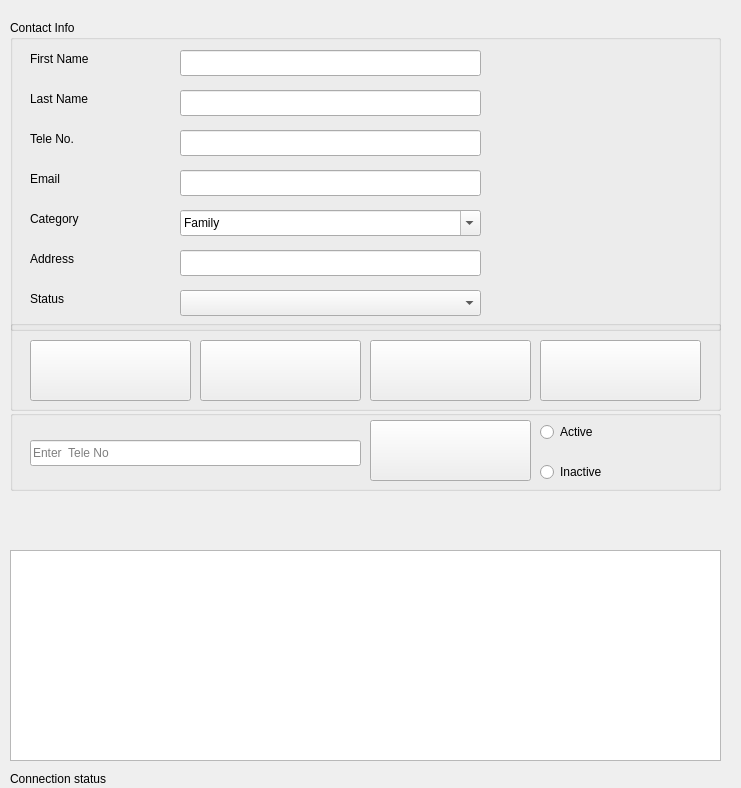
<?xml version="1.0" encoding="UTF-8"?>
<ui version="4.0">
 <class>ContactInfo</class>
 <widget class="QDialog" name="ContactInfo">
  <property name="geometry">
   <rect>
    <x>0</x>
    <y>0</y>
    <width>741</width>
    <height>788</height>
   </rect>
  </property>
  <property name="minimumSize">
   <size>
    <width>741</width>
    <height>788</height>
   </size>
  </property>
  <property name="maximumSize">
   <size>
    <width>741</width>
    <height>788</height>
   </size>
  </property>
  <property name="windowTitle">
   <string>Contact Management System</string>
  </property>
  <property name="styleSheet">
   <string notr="true">border-left-color: rgb(164, 0, 0);</string>
  </property>
  <widget class="QGroupBox" name="groupBox">
   <property name="geometry">
    <rect>
     <x>10</x>
     <y>20</y>
     <width>711</width>
     <height>311</height>
    </rect>
   </property>
   <property name="title">
    <string>Contact Info</string>
   </property>
   <widget class="QLineEdit" name="txt_Address">
    <property name="geometry">
     <rect>
      <x>170</x>
      <y>230</y>
      <width>301</width>
      <height>26</height>
     </rect>
    </property>
   </widget>
   <widget class="QLabel" name="lbl_FName">
    <property name="geometry">
     <rect>
      <x>20</x>
      <y>30</y>
      <width>121</width>
      <height>18</height>
     </rect>
    </property>
    <property name="text">
     <string>First Name</string>
    </property>
   </widget>
   <widget class="QLabel" name="lbl_TeleNo">
    <property name="geometry">
     <rect>
      <x>20</x>
      <y>110</y>
      <width>121</width>
      <height>18</height>
     </rect>
    </property>
    <property name="text">
     <string>Tele No.</string>
    </property>
   </widget>
   <widget class="QLabel" name="lbl_LName">
    <property name="geometry">
     <rect>
      <x>20</x>
      <y>70</y>
      <width>131</width>
      <height>18</height>
     </rect>
    </property>
    <property name="text">
     <string>Last Name</string>
    </property>
   </widget>
   <widget class="QLineEdit" name="txt_FName">
    <property name="geometry">
     <rect>
      <x>170</x>
      <y>30</y>
      <width>301</width>
      <height>26</height>
     </rect>
    </property>
   </widget>
   <widget class="QLabel" name="lbl_Group">
    <property name="geometry">
     <rect>
      <x>20</x>
      <y>190</y>
      <width>111</width>
      <height>18</height>
     </rect>
    </property>
    <property name="text">
     <string>Category</string>
    </property>
   </widget>
   <widget class="QLabel" name="lbl_Address">
    <property name="geometry">
     <rect>
      <x>20</x>
      <y>230</y>
      <width>71</width>
      <height>18</height>
     </rect>
    </property>
    <property name="text">
     <string>Address</string>
    </property>
   </widget>
   <widget class="QLabel" name="lbl_Email">
    <property name="geometry">
     <rect>
      <x>20</x>
      <y>150</y>
      <width>121</width>
      <height>18</height>
     </rect>
    </property>
    <property name="text">
     <string>Email</string>
    </property>
   </widget>
   <widget class="QLineEdit" name="txt_Email">
    <property name="geometry">
     <rect>
      <x>170</x>
      <y>150</y>
      <width>301</width>
      <height>26</height>
     </rect>
    </property>
   </widget>
   <widget class="QLabel" name="label_6">
    <property name="geometry">
     <rect>
      <x>20</x>
      <y>270</y>
      <width>121</width>
      <height>18</height>
     </rect>
    </property>
    <property name="text">
     <string>Status</string>
    </property>
   </widget>
   <widget class="QLineEdit" name="txt_TeleNo">
    <property name="geometry">
     <rect>
      <x>170</x>
      <y>110</y>
      <width>301</width>
      <height>26</height>
     </rect>
    </property>
   </widget>
   <widget class="QLineEdit" name="txt_LName">
    <property name="geometry">
     <rect>
      <x>170</x>
      <y>70</y>
      <width>301</width>
      <height>26</height>
     </rect>
    </property>
   </widget>
   <widget class="QComboBox" name="comboBox_cat">
    <property name="geometry">
     <rect>
      <x>170</x>
      <y>190</y>
      <width>301</width>
      <height>26</height>
     </rect>
    </property>
    <property name="layoutDirection">
     <enum>Qt::LeftToRight</enum>
    </property>
    <property name="editable">
     <bool>true</bool>
    </property>
    <item>
     <property name="text">
      <string>Family</string>
     </property>
    </item>
    <item>
     <property name="text">
      <string>Friend</string>
     </property>
    </item>
    <item>
     <property name="text">
      <string>Work</string>
     </property>
    </item>
    <item>
     <property name="text">
      <string>Other</string>
     </property>
    </item>
   </widget>
   <widget class="QComboBox" name="comboBox_status">
    <property name="geometry">
     <rect>
      <x>170</x>
      <y>270</y>
      <width>301</width>
      <height>26</height>
     </rect>
    </property>
    <property name="editable">
     <bool>false</bool>
    </property>
    <property name="placeholderText">
     <string>&lt;---select status ---&gt;</string>
    </property>
    <item>
     <property name="text">
      <string>Acive</string>
     </property>
    </item>
    <item>
     <property name="text">
      <string>Inactive</string>
     </property>
    </item>
   </widget>
   <widget class="QLabel" name="label">
    <property name="geometry">
     <rect>
      <x>30</x>
      <y>470</y>
      <width>71</width>
      <height>18</height>
     </rect>
    </property>
    <property name="text">
     <string>ID</string>
    </property>
   </widget>
   <widget class="QLineEdit" name="txt_ID">
    <property name="geometry">
     <rect>
      <x>80</x>
      <y>470</y>
      <width>301</width>
      <height>26</height>
     </rect>
    </property>
   </widget>
  </widget>
  <widget class="QTableView" name="tableView">
   <property name="geometry">
    <rect>
     <x>10</x>
     <y>550</y>
     <width>711</width>
     <height>211</height>
    </rect>
   </property>
  </widget>
  <widget class="QPushButton" name="btn_loadContact">
   <property name="geometry">
    <rect>
     <x>10</x>
     <y>500</y>
     <width>711</width>
     <height>41</height>
    </rect>
   </property>
   <property name="cursor">
    <cursorShape>PointingHandCursor</cursorShape>
   </property>
   <property name="acceptDrops">
    <bool>false</bool>
   </property>
   <property name="toolTip">
    <string>Load Contact</string>
   </property>
   <property name="text">
    <string/>
   </property>
   <property name="icon">
    <iconset>
     <normaloff>img/refreshdata.png</normaloff>img/refreshdata.png</iconset>
   </property>
   <property name="iconSize">
    <size>
     <width>40</width>
     <height>40</height>
    </size>
   </property>
   <property name="flat">
    <bool>true</bool>
   </property>
  </widget>
  <widget class="QGroupBox" name="groupBox_2">
   <property name="geometry">
    <rect>
     <x>10</x>
     <y>410</y>
     <width>711</width>
     <height>81</height>
    </rect>
   </property>
   <property name="title">
    <string/>
   </property>
   <widget class="QLineEdit" name="txt_sarchk">
    <property name="geometry">
     <rect>
      <x>20</x>
      <y>30</y>
      <width>331</width>
      <height>26</height>
     </rect>
    </property>
    <property name="placeholderText">
     <string>Enter  Tele No</string>
    </property>
   </widget>
   <widget class="QRadioButton" name="radioButton">
    <property name="geometry">
     <rect>
      <x>530</x>
      <y>10</y>
      <width>118</width>
      <height>24</height>
     </rect>
    </property>
    <property name="cursor">
     <cursorShape>PointingHandCursor</cursorShape>
    </property>
    <property name="text">
     <string>Active</string>
    </property>
   </widget>
   <widget class="QRadioButton" name="radioButton_2">
    <property name="geometry">
     <rect>
      <x>530</x>
      <y>50</y>
      <width>118</width>
      <height>24</height>
     </rect>
    </property>
    <property name="cursor">
     <cursorShape>PointingHandCursor</cursorShape>
    </property>
    <property name="styleSheet">
     <string notr="true"/>
    </property>
    <property name="text">
     <string>Inactive</string>
    </property>
   </widget>
   <widget class="QPushButton" name="btn_search">
    <property name="enabled">
     <bool>true</bool>
    </property>
    <property name="geometry">
     <rect>
      <x>360</x>
      <y>10</y>
      <width>161</width>
      <height>61</height>
     </rect>
    </property>
    <property name="cursor">
     <cursorShape>PointingHandCursor</cursorShape>
    </property>
    <property name="mouseTracking">
     <bool>true</bool>
    </property>
    <property name="tabletTracking">
     <bool>true</bool>
    </property>
    <property name="toolTip">
     <string>Search data</string>
    </property>
    <property name="text">
     <string/>
    </property>
    <property name="icon">
     <iconset>
      <normaloff>img/map.png</normaloff>img/map.png</iconset>
    </property>
    <property name="iconSize">
     <size>
      <width>32</width>
      <height>32</height>
     </size>
    </property>
    <property name="autoDefault">
     <bool>false</bool>
    </property>
    <property name="default">
     <bool>false</bool>
    </property>
    <property name="flat">
     <bool>false</bool>
    </property>
   </widget>
  </widget>
  <widget class="QGroupBox" name="groupBox_3">
   <property name="geometry">
    <rect>
     <x>10</x>
     <y>320</y>
     <width>711</width>
     <height>91</height>
    </rect>
   </property>
   <property name="title">
    <string/>
   </property>
   <property name="flat">
    <bool>false</bool>
   </property>
   <widget class="QPushButton" name="btn_save">
    <property name="geometry">
     <rect>
      <x>20</x>
      <y>20</y>
      <width>161</width>
      <height>61</height>
     </rect>
    </property>
    <property name="cursor">
     <cursorShape>PointingHandCursor</cursorShape>
    </property>
    <property name="toolTip">
     <string>Add Data</string>
    </property>
    <property name="layoutDirection">
     <enum>Qt::LeftToRight</enum>
    </property>
    <property name="text">
     <string/>
    </property>
    <property name="icon">
     <iconset theme="new">
      <normaloff>img/save.png</normaloff>img/save.png</iconset>
    </property>
    <property name="iconSize">
     <size>
      <width>32</width>
      <height>32</height>
     </size>
    </property>
    <property name="autoRepeat">
     <bool>false</bool>
    </property>
    <property name="flat">
     <bool>false</bool>
    </property>
   </widget>
   <widget class="QPushButton" name="btn_update">
    <property name="geometry">
     <rect>
      <x>190</x>
      <y>20</y>
      <width>161</width>
      <height>61</height>
     </rect>
    </property>
    <property name="cursor">
     <cursorShape>PointingHandCursor</cursorShape>
    </property>
    <property name="toolTip">
     <string>Edit Data</string>
    </property>
    <property name="text">
     <string/>
    </property>
    <property name="icon">
     <iconset>
      <normaloff>img/updatenew.png</normaloff>img/updatenew.png</iconset>
    </property>
    <property name="iconSize">
     <size>
      <width>32</width>
      <height>32</height>
     </size>
    </property>
    <property name="flat">
     <bool>false</bool>
    </property>
   </widget>
   <widget class="QPushButton" name="btn_delete">
    <property name="geometry">
     <rect>
      <x>360</x>
      <y>20</y>
      <width>161</width>
      <height>61</height>
     </rect>
    </property>
    <property name="cursor">
     <cursorShape>PointingHandCursor</cursorShape>
    </property>
    <property name="toolTip">
     <string>Delete Data</string>
    </property>
    <property name="text">
     <string/>
    </property>
    <property name="icon">
     <iconset>
      <normaloff>img/erase.png</normaloff>img/erase.png</iconset>
    </property>
    <property name="iconSize">
     <size>
      <width>30</width>
      <height>32</height>
     </size>
    </property>
    <property name="flat">
     <bool>false</bool>
    </property>
   </widget>
   <widget class="QPushButton" name="btn_delete_2">
    <property name="geometry">
     <rect>
      <x>530</x>
      <y>20</y>
      <width>161</width>
      <height>61</height>
     </rect>
    </property>
    <property name="cursor">
     <cursorShape>PointingHandCursor</cursorShape>
    </property>
    <property name="toolTip">
     <string>Clear Text</string>
    </property>
    <property name="text">
     <string/>
    </property>
    <property name="icon">
     <iconset>
      <normaloff>img/refresh.png</normaloff>img/refresh.png</iconset>
    </property>
    <property name="iconSize">
     <size>
      <width>30</width>
      <height>32</height>
     </size>
    </property>
    <property name="flat">
     <bool>false</bool>
    </property>
   </widget>
  </widget>
  <widget class="QLabel" name="label_sec_sts">
   <property name="geometry">
    <rect>
     <x>10</x>
     <y>770</y>
     <width>521</width>
     <height>18</height>
    </rect>
   </property>
   <property name="text">
    <string>Connection status</string>
   </property>
  </widget>
  <zorder>tableView</zorder>
  <zorder>btn_loadContact</zorder>
  <zorder>groupBox_2</zorder>
  <zorder>groupBox_3</zorder>
  <zorder>label_sec_sts</zorder>
  <zorder>groupBox</zorder>
 </widget>
 <resources/>
 <connections/>
</ui>
